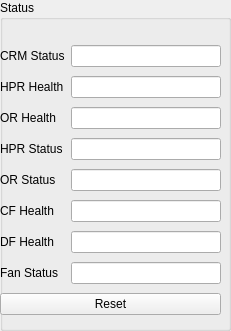
                    <widget class="QGroupBox" name="groupBox_crm1_3">
                     <property name="geometry">
                      <rect>
                       <x>440</x>
                       <y>0</y>
                       <width>231</width>
                       <height>331</height>
                      </rect>
                     </property>
                     <property name="title">
                      <string>Status</string>
                     </property>
                     <widget class="QWidget" name="layoutWidget">
                      <property name="geometry">
                       <rect>
                        <x>0</x>
                        <y>42</y>
                        <width>221</width>
                        <height>278</height>
                       </rect>
                      </property>
                      <layout class="QGridLayout" name="gridLayout_22">
                       <item row="0" column="0">
                        <widget class="QLabel" name="label_crm_status_3">
                         <property name="text">
                          <string>CRM Status</string>
                         </property>
                        </widget>
                       </item>
                       <item row="0" column="1">
                        <widget class="QLineEdit" name="lineEdit_crm_status_3">
                         <property name="readOnly">
                          <bool>true</bool>
                         </property>
                        </widget>
                       </item>
                       <item row="1" column="0">
                        <widget class="QLabel" name="label_hpr_health_3">
                         <property name="text">
                          <string>HPR Health</string>
                         </property>
                        </widget>
                       </item>
                       <item row="1" column="1">
                        <widget class="QLineEdit" name="lineEdit_hpr_health_3">
                         <property name="readOnly">
                          <bool>true</bool>
                         </property>
                        </widget>
                       </item>
                       <item row="2" column="0">
                        <widget class="QLabel" name="label_or_health_3">
                         <property name="text">
                          <string>OR Health</string>
                         </property>
                        </widget>
                       </item>
                       <item row="2" column="1">
                        <widget class="QLineEdit" name="lineEdit_or_health_3">
                         <property name="readOnly">
                          <bool>true</bool>
                         </property>
                        </widget>
                       </item>
                       <item row="3" column="0">
                        <widget class="QLabel" name="label_hpr_status_3">
                         <property name="text">
                          <string>HPR Status</string>
                         </property>
                        </widget>
                       </item>
                       <item row="3" column="1">
                        <widget class="QLineEdit" name="lineEdit_hpr_status_3">
                         <property name="readOnly">
                          <bool>true</bool>
                         </property>
                        </widget>
                       </item>
                       <item row="4" column="0">
                        <widget class="QLabel" name="label_or_status_3">
                         <property name="text">
                          <string>OR Status</string>
                         </property>
                        </widget>
                       </item>
                       <item row="4" column="1">
                        <widget class="QLineEdit" name="lineEdit_or_status_3">
                         <property name="readOnly">
                          <bool>true</bool>
                         </property>
                        </widget>
                       </item>
                       <item row="5" column="0">
                        <widget class="QLabel" name="label_cfet_health_3">
                         <property name="text">
                          <string>CF Health</string>
                         </property>
                        </widget>
                       </item>
                       <item row="5" column="1">
                        <widget class="QLineEdit" name="lineEdit_cfet_health_3">
                         <property name="readOnly">
                          <bool>true</bool>
                         </property>
                        </widget>
                       </item>
                       <item row="6" column="0">
                        <widget class="QLabel" name="label_dfet_health_3">
                         <property name="text">
                          <string>DF Health</string>
                         </property>
                        </widget>
                       </item>
                       <item row="6" column="1">
                        <widget class="QLineEdit" name="lineEdit_dfet_health_3">
                         <property name="readOnly">
                          <bool>true</bool>
                         </property>
                        </widget>
                       </item>
                       <item row="7" column="0">
                        <widget class="QLabel" name="label_fan_status_3">
                         <property name="text">
                          <string>Fan Status</string>
                         </property>
                        </widget>
                       </item>
                       <item row="7" column="1">
                        <widget class="QLineEdit" name="lineEdit_fan_status_3">
                         <property name="readOnly">
                          <bool>true</bool>
                         </property>
                        </widget>
                       </item>
                       <item row="8" column="0" colspan="2">
                        <widget class="QPushButton" name="pushButton_reset_crm_3">
                         <property name="text">
                          <string>Reset</string>
                         </property>
                        </widget>
                       </item>
                      </layout>
                     </widget>
                    </widget>
